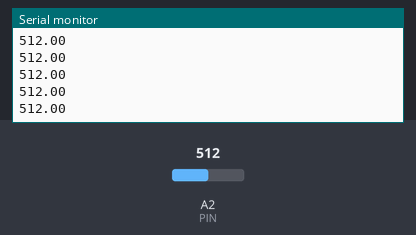
The sketch below on a simulated Arduino Uno, built with avr-gcc and run on an emulated ATmega328P. Parts: the last lines printed to the serial monitor. The inputs (shaded band) are chosen by the test bench; at power-on: A2 (PIN) = 512.

Above: at 1.2 s.
1.3 s: A2 (PIN) set to 716
At 2.4 s:
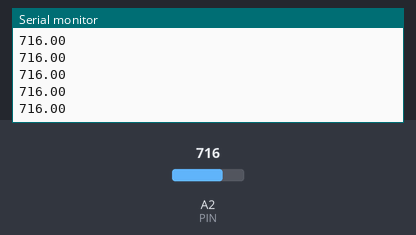
2.8 s: A2 (PIN) set to 900
At 3.9 s:
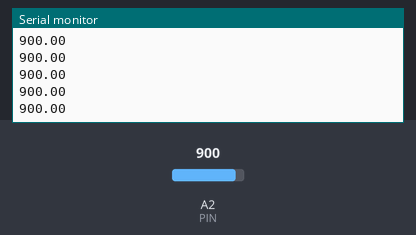
Timing chart, 0 to 5.8 s (numbered marks = the images above; inputs shaded):
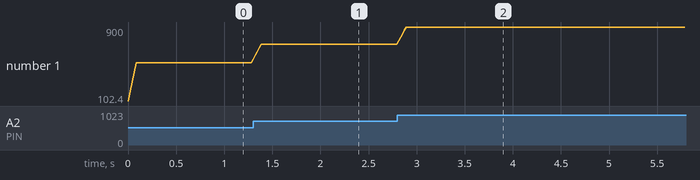

Measured:
- after the input at 1.3 s, the serial monitor: prints a new line at once (image 1)
- after the input at 2.8 s, the serial monitor: prints a new line at once (image 2)
- plotted number 1: 512 → 716 after the input at 1.3 s, 716 → 900 after the input at 2.8 s

The sketch:

pressure.ino
```cpp
// pressure.ino
// analog in demo
// pocket
// 2025-01-30

#define PIN A2
#define DT 20

// pin diagram:
//
//  A2             GRD
//  |               |
//  | 1           2 |
//  |______(PR)_____|
//  |               |
//
// (PR) is a pressure sensor

const int history_len = 5;
int history[history_len];
int loop_num;

void setup() {
    pinMode(PIN, INPUT);
    Serial.begin(9600);
    int j;
    for (j = 0; j < history_len; j++) {
        history[j] = 0;
    }
}


void loop() {
    int x = analogRead(PIN);
    int j;
    double avg = 0.0;
    for (j = 0; j < history_len - 1; j++) {
        history[j] = history[j + 1];
        avg += history[j];
    }
    history[history_len - 1] = x;
    avg += x;
    avg = avg / history_len;
    if (loop_num % 10 == 0) {
        Serial.print(avg);
        Serial.println();
    }
    delay(DT);
}
```
